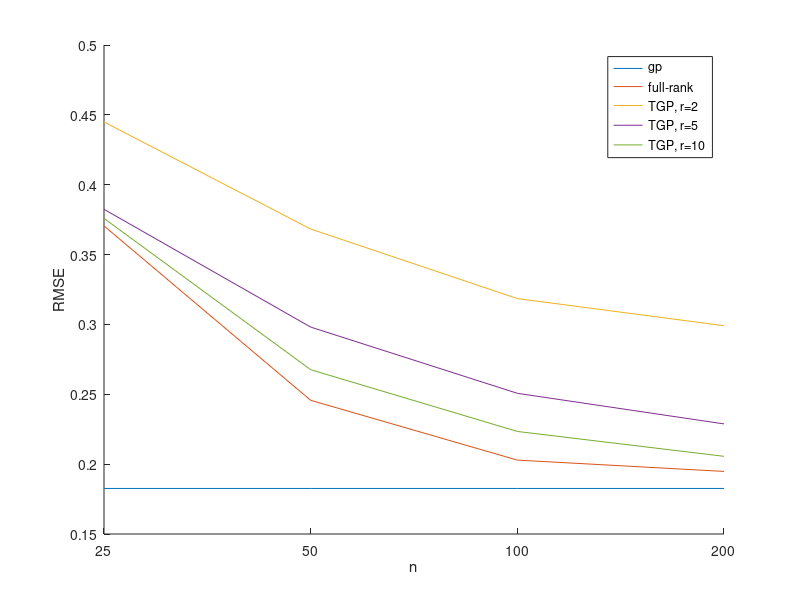
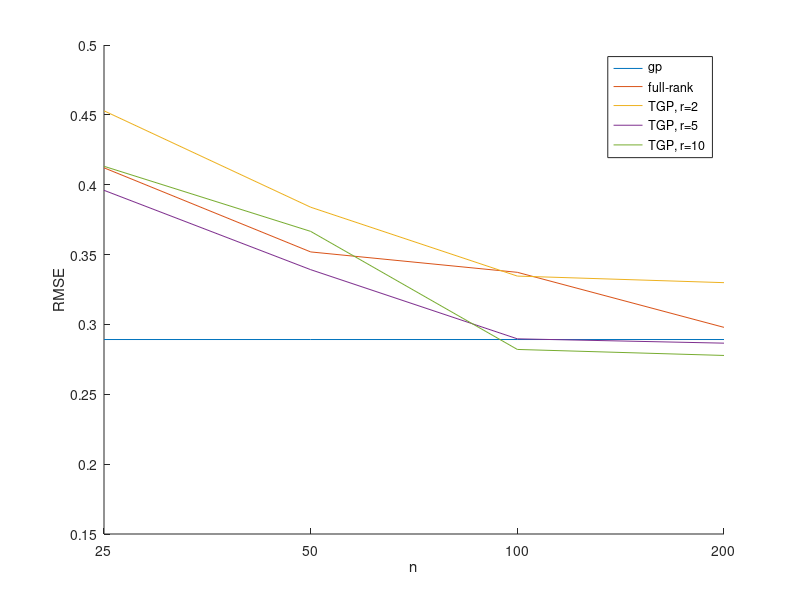

Write MATLAB code to recreate these figures, in order.
load('cali_plot.mat')

figure();
% subplot(1,4,1);
% n_values=[1,2,3,4,5,6];
% hold on
% plot(n_values,gptrain*ones(length(n_values),1));
% plot(n_values,fullthetatrain);
% ylim([0.15 0.50]);
% legend('gp-train','fulltheta-train');
% set(gca,'XTick',[1 2 3 4 5 6]);
% set(gca,'XTickLabel',[100 200 400 800 1600 3200]);
% xlabel('n')
% ylabel('RMSE')
% hold off

%subplot(1,4,2);
n_values=[1,2,3,4];
hold on
plot(n_values,gptrain*ones(length(n_values),1)); 
plot(n_values,fullthetatrain);
plot(n_values,tensor2train);
plot(n_values,tensor5train);
plot(n_values,tensor10train);

ylim([0.15 0.5]);
legend('gp','full-rank','TGP, r=2','TGP, r=5','TGP, r=10');
set(gca,'XTick',[1 2 3 4]);
set(gca,'XTickLabel',[25 50 100 200]);
xlabel('n')
ylabel('RMSE')
hold off

% subplot(1,4,3);
% n_values=[1,2,3,4,5,6];
% hold on
% plot(n_values,gptest*ones(length(n_values),1));
% plot(n_values,fullthetatest);
% ylim([0.15 0.50]);
% legend('gp-test','fulltheta-test');
% set(gca,'XTick',[1 2 3 4 5 6]);
% set(gca,'XTickLabel',[100 200 400 800 1600 3200]);
% xlabel('n')
% ylabel('RMSE')
% hold off

% subplot(1,4,4);
figure();
n_values=[1,2,3,4];
hold on
plot(n_values,gptest*ones(length(n_values),1)); 
plot(n_values,fullthetatest);
plot(n_values,tensor2test);
plot(n_values,tensor5test);
plot(n_values,tensor10test);
ylim([0.15 0.5]);
legend('gp','full-rank','TGP, r=2','TGP, r=5','TGP, r=10');
set(gca,'XTick',[1 2 3 4]);
set(gca,'XTickLabel',[25 50 100 200]);
xlabel('n')
ylabel('RMSE')
hold off
